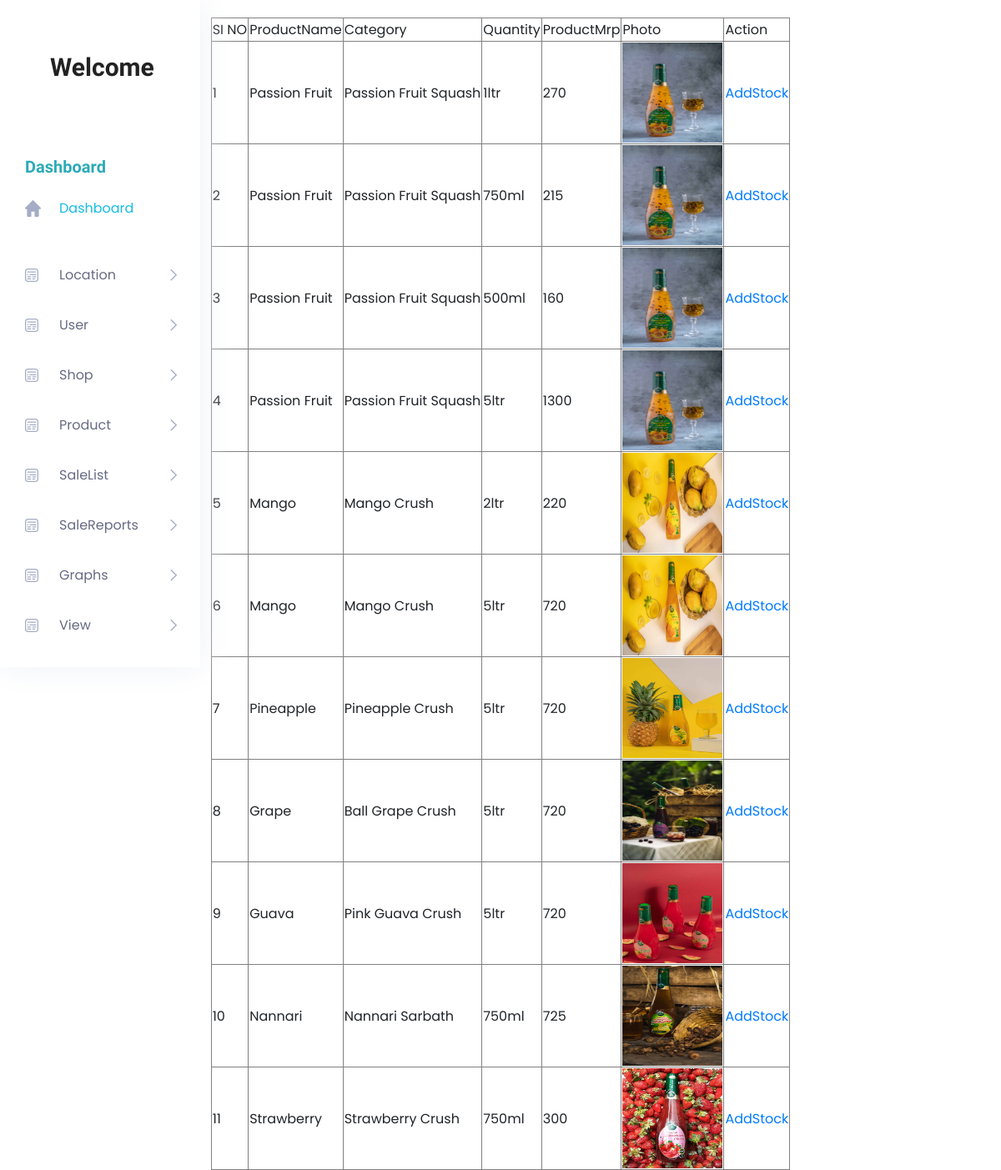
Screenshot of /Project/Admin/Productlist.php with the database file from the repository.
### tables this page shows
CREATE TABLE `tbl_product` (
  `product_id` int(11) NOT NULL,
  `product_name` varchar(150) NOT NULL,
  `product_details` varchar(150) NOT NULL,
  `product_mrp` int(11) NOT NULL,
  `product_wholesaleprice` int(11) NOT NULL,
  `product_photo` varchar(150) NOT NULL,
  `category_id` int(11) NOT NULL,
  `quantity_id` int(11) NOT NULL,
  `product_stock` bigint(20) NOT NULL
);

CREATE TABLE `tbl_category` (
  `category_id` int(11) NOT NULL,
  `category_name` varchar(50) NOT NULL
);

CREATE TABLE `tbl_quantity` (
  `quantity_id` int(11) NOT NULL,
  `quantity_content` varchar(150) NOT NULL
);

### Project/Admin/Productlist.php (the view, shortened to what this page needs)
<?php
include("../Assets/Connection/Connection.php");
?>
<a href="HomePage.php">Home</a>
<?php
include("Head.php");
?>
<table border="1" align="center">
 <tr>
		<td>SI NO</td>
        <td>ProductName</td>
        <td>Category</td>
        <td>Quantity</td>
        <td>ProductMrp</td>
        <td>Photo</td>
        <td>Action</td>
 </tr>
 <?php
		$selQry="select * from tbl_product p inner join tbl_category c on p.category_id=c.category_id inner join tbl_quantity q on
		 p.quantity_id=q.quantity_id ";
		$row=$conn->query($selQry);
		$i=0;
		while($data=$row->fetch_assoc())
		{
				$i++;
 ?>
 		<tr>
        	<td><?php echo $i?></td>
            <td><?php echo $data["product_name"]?></td>
            <td><?php echo $data["category_name"]?></td>
            <td><?php echo $data["quantity_content"]?></td>
            <td><?php echo $data["product_mrp"]?></td>
            <td><img src="..//Assets/Files/ProductPhoto/<?php echo $data["product_photo"];?>" width="120" height="120"/></td>
            <td><a href="AddStock.php?add=<?php echo $data["product_id"]?>">AddStock</a></td>
		</tr>
 <?php
		}
 ?>
 </table>
  <?php
include("Foot.php");
?>
<!DOCTYPE html PUBLIC "-//W3C//DTD XHTML 1.0 Transitional//EN" "http://www.w3.org/TR/xhtml1/DTD/xhtml1-transitional.dtd">
<html xmlns="http://www.w3.org/1999/xhtml">
<head>
</head>
<body>
</body>
</html>

### rows the page displays
tbl_product: product_name "Passion Fruit", category.category_name "Passion Fruit Squash", quantity.quantity_content "1ltr", product_mrp "270", product_photo (picture)
tbl_product: product_name "Passion Fruit", category.category_name "Passion Fruit Squash", quantity.quantity_content "750ml", product_mrp "215", product_photo (picture)
tbl_product: product_name "Passion Fruit", category.category_name "Passion Fruit Squash", quantity.quantity_content "500ml", product_mrp "160", product_photo (picture)
tbl_product: product_name "Passion Fruit", category.category_name "Passion Fruit Squash", quantity.quantity_content "5ltr", product_mrp "1300", product_photo (picture)
tbl_product: product_name "Mango", category.category_name "Mango Crush", quantity.quantity_content "2ltr", product_mrp "220", product_photo (picture)
tbl_product: product_name "Mango", category.category_name "Mango Crush", quantity.quantity_content "5ltr", product_mrp "720", product_photo (picture)
tbl_product: product_name "Pineapple", category.category_name "Pineapple Crush", quantity.quantity_content "5ltr", product_mrp "720", product_photo (picture)
tbl_product: product_name "Grape", category.category_name "Ball Grape Crush", quantity.quantity_content "5ltr", product_mrp "720", product_photo (picture)
tbl_product: product_name "Guava", category.category_name "Pink Guava Crush", quantity.quantity_content "5ltr", product_mrp "720", product_photo (picture)
tbl_product: product_name "Nannari", category.category_name "Nannari Sarbath", quantity.quantity_content "750ml", product_mrp "725", product_photo (picture)
tbl_product: product_name "Strawberry", category.category_name "Strawberry Crush", quantity.quantity_content "750ml", product_mrp "300", product_photo (picture)
